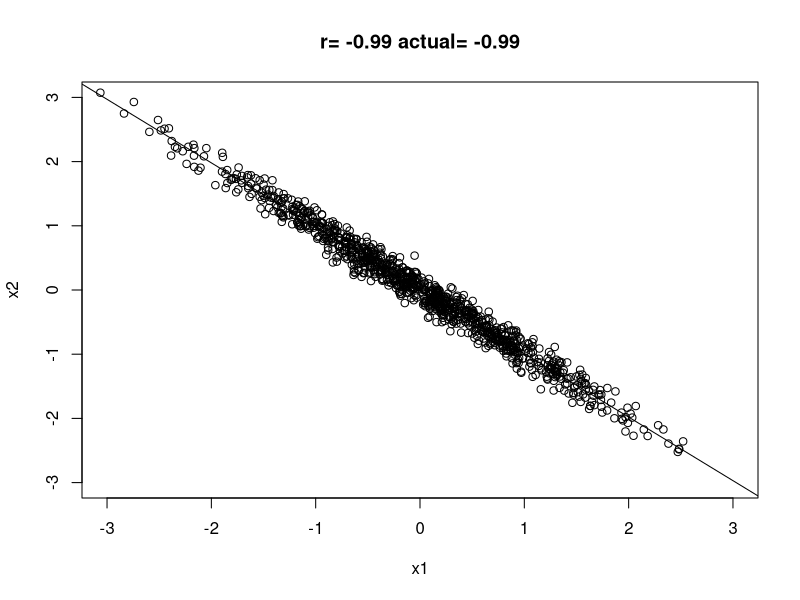
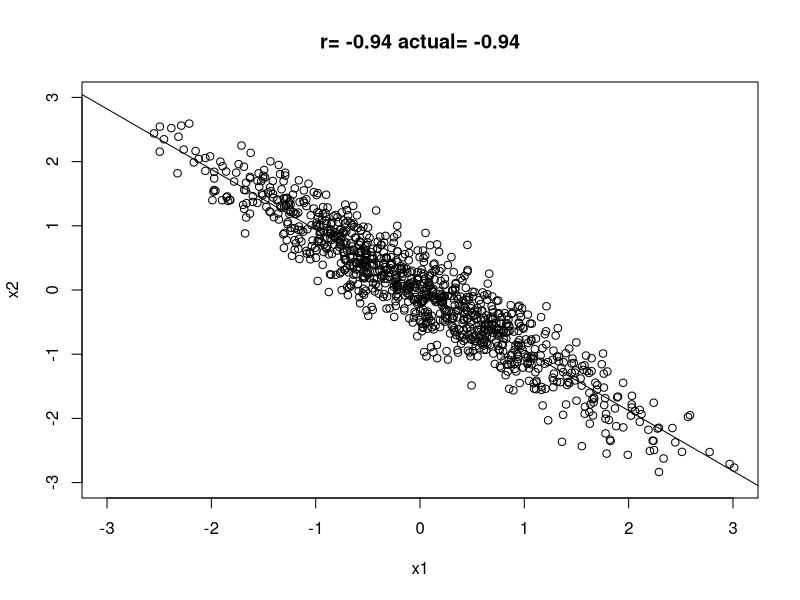
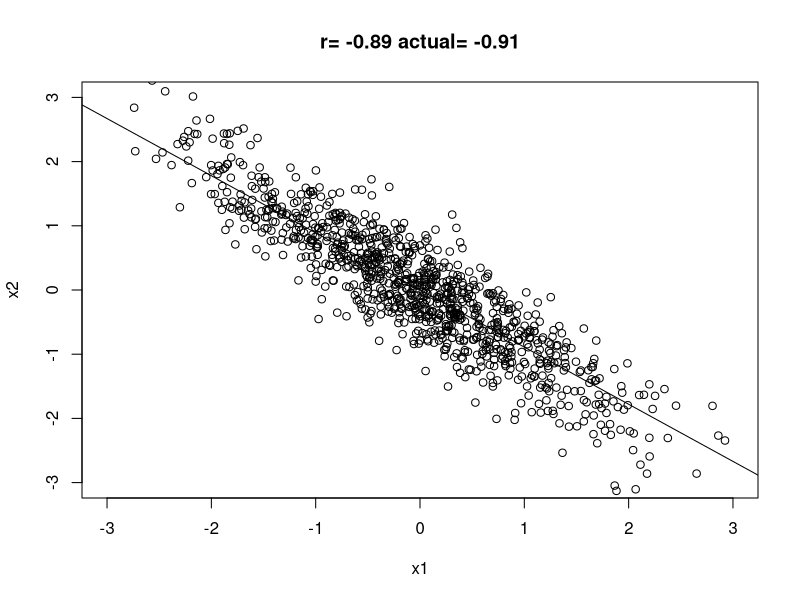
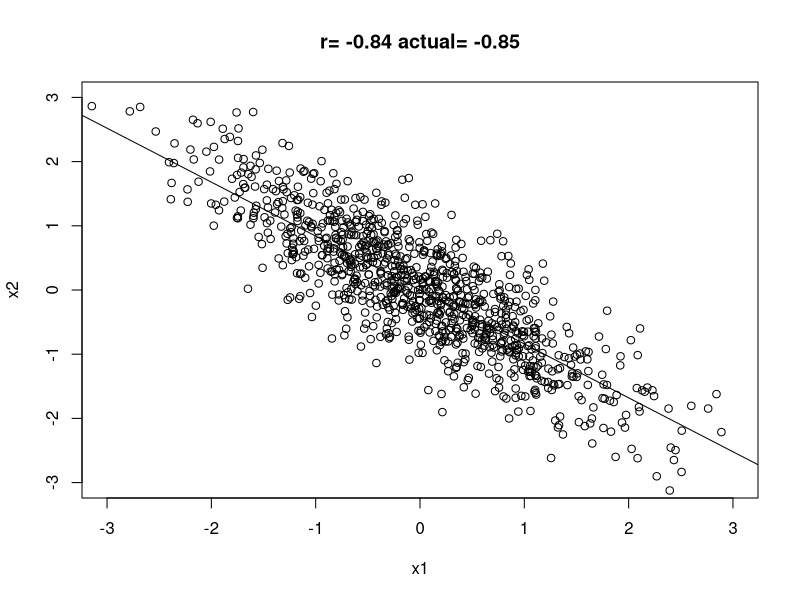
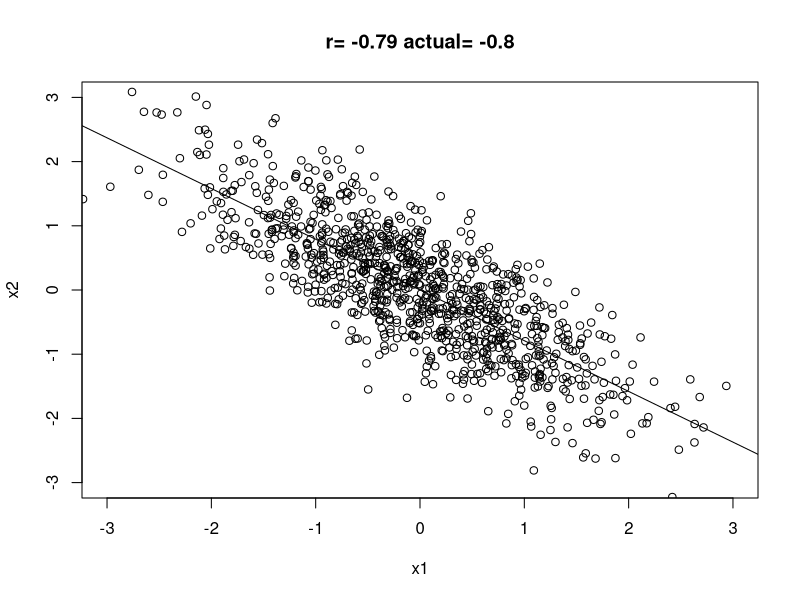
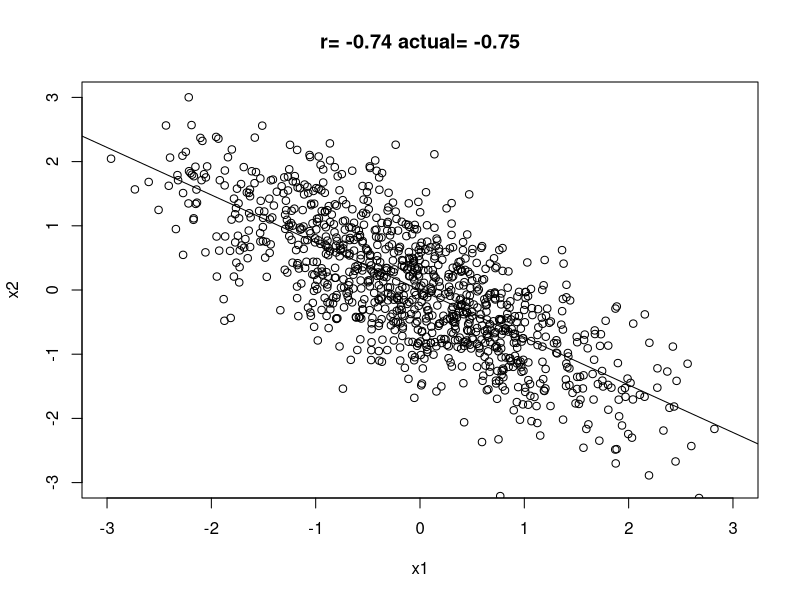
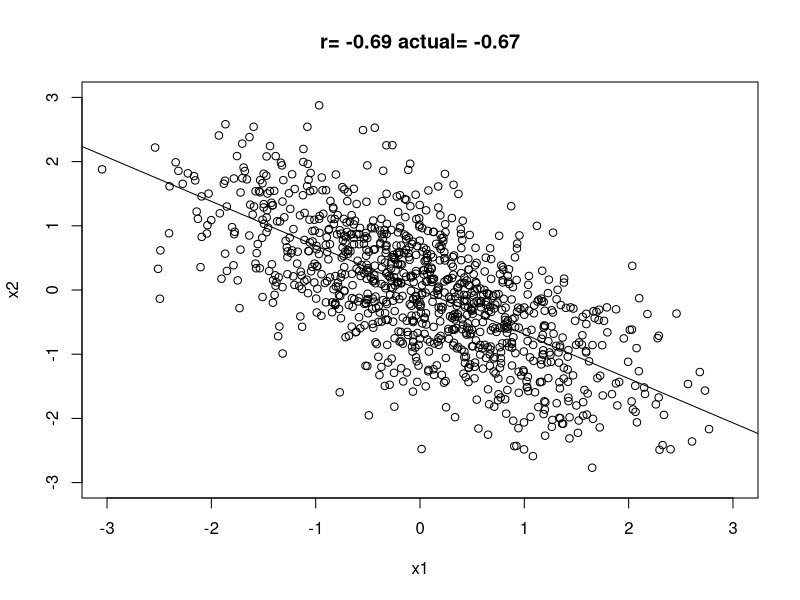
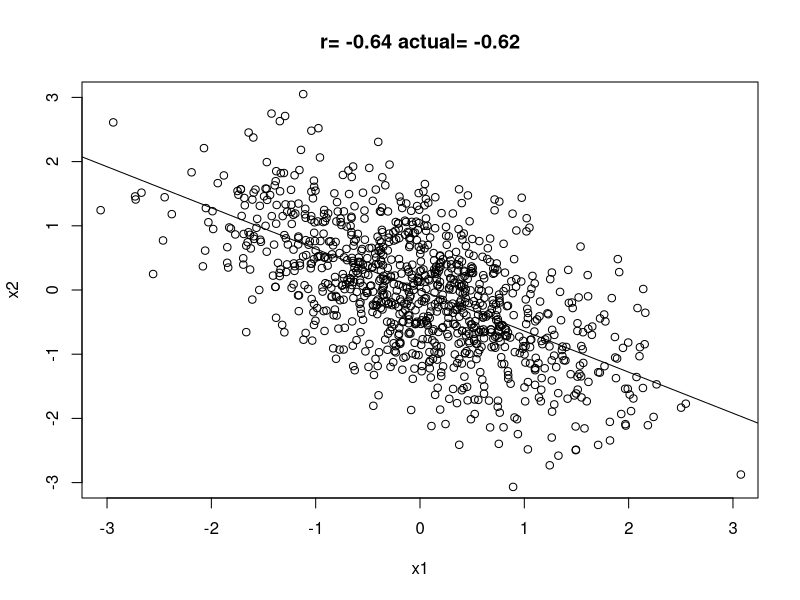

Generate these figures, in order, with R: (Note: this script raises an error after producing the figures.)
### --------------------------------------------------
### Corr example
### --------------------------------------------------


### --------------------------------------------------
### Libraries
### --------------------------------------------------
library(tidyverse)
library(gganimate)
library(transformr)

theme_set(theme_minimal())

### --------------------------------------------------
### No school like the old school
### --------------------------------------------------

### Direct! Quick! I'd do it this way myself if I
### really had no interest in keeping the data or
### saving any of the plots etc etc

r <- seq(-.99, .99, by=.05)

for(i in 1:length(r)){

  u <- matrix(rnorm(2000,0,1), 1000, 2)
  x <- u%*%chol(matrix(c(1, r[i], r[i], 1), 2, 2))

  plot(x[,1], x[,2], xlim=c(-3,3), ylim=c(-3,3),
       xlab="x1", ylab="x2",
       main=paste("r=",round(r[i],2),"actual=", round(cor(x)[1,2],2)))

  abline(0,r[i])

  Sys.sleep(.2)

}

### --------------------------------------------------
### Meanwhile in Tidytown
### --------------------------------------------------

## There's more than one way to do approach it.


### --------------------------------------------------
### 1. Imitating base R a bit
### --------------------------------------------------

## One option is to stick closely to the base
## version, even though ggplot isn't really
## designed for faking animation by repeatedly
## drawing to a live graphics device. Here's
## half a step away from that. The main difference
## is that instead of a loop we use map() to
## feed our vector of r values to functions,
## and we save the data before graphing it.

## A function to make one matrix of data
## Same as Scott's version except we have an
## extra line to convert it to a tibble (a data frame)
## while not being loud about it.
gen_dat <- function(r) {
  u <- matrix(rnorm(2000,0,1), 1000, 2)
  x <- u %*% chol(matrix(c(1, r, r, 1), 2, 2))
  suppressMessages(as_tibble(x, .name_repair = "universal")) %>%
    rename(x = ...1, y = ...2)
}

## Start with a tibble (a data frame) of correlation values and a
## numerical index of the rows
dat <- tibble(r = seq(-.99, .99, by=.01))

## Generate the data
out <- dat %>%
  mutate(ind = seq_along(r)) %>%
  group_by(r) %>%
  mutate(data = map(r, gen_dat),
         actual = map_dbl(data, ~ cor(.$x, .$y)))

## Animate it
p <- out %>%
  unnest(cols = c(data)) %>%
  group_by(ind) %>%
  ggplot(mapping = aes(x = x, y = y, group = ind)) +
  geom_point(pch = 1, color = "gray40") +
  geom_abline(mapping = aes(intercept = 0, slope = r),
              size = 1.1,
              color = "firebrick") +
  scale_x_continuous(limits = c(-3, 3)) +
  scale_y_continuous(limits = c(-3, 3)) +
  transition_manual(ind) +
  labs(x = "x1",
       y = "x2",
       title = "r = {round(out$r[as.integer(current_frame)], 2)},
                actual = {round(out$actual[as.integer(current_frame)], 2)}")

## Save to a single file
animate(p, fps = 25, duration = 30,
        width = 400, height = 400,
        renderer = gifski_renderer(file = "figures/cor.gif"))


### --------------------------------------------------
### 2. Other things we might do
### --------------------------------------------------

## Here the idea is to tidily save all the plots as objects alongside the table of data
## and figure out what to do with them later.
## I'll repeat some code from above here, so that it's self-contained.

## A function to make one matrix of data
## and quietly convert it to a tibble
gen_dat <- function(r) {
  u <- matrix(rnorm(2000,0,1), 1000, 2)
  x <- u %*% chol(matrix(c(1, r, r, 1), 2, 2))
  suppressMessages(as_tibble(x, .name_repair = "universal")) %>%
    rename(x = ...1, y = ...2)
}

## A function that returns a specific plot as an object
gen_plot <- function(.x, slp = r) {
  corval <- round(cor(.x$x, .x$y), 2)
  p <- ggplot(data = .x,
              mapping = aes(x = x, y = y)) +
    geom_point() +
    geom_abline(mapping = aes(intercept = 0,
                              slope = slp),
                color = "orange",
                size = 1.1) +
    labs(x = "x1",
         y = "x2",
         title = paste("Actual =", corval))
  p
}

## A function to print a plot and wait
show_plot <- function(x, sleep = .2){
  print(x)
  Sys.sleep(sleep)
}

## Now we can generate a sequence of r values ...
## We round to avoid the horrors of double precision math errors
## when filtering
dat <- tibble(r = round(seq(-.99, .99, by=.01), 2))

## ... and use map() to feed the functions to each r value, generating
## a list column of simulated data and a list column of plots.
out <- dat %>%
  mutate(data = map(r, gen_dat),
         imgs = map2(data, r, gen_plot))

## Look what we hath wrought
out

## Look at any particular plot
out %>%
  filter(r == 0.62) %>%
  pull(imgs) %>%
  show_plot()

## Or print them all to the graphics device
## Launch an x11() or quartz() window first
## This is ugly and slow though
show_plot(out$imgs)

## Or save them all out to individual files, to look at later
## or process with imagemagick or whatever
## It's map2() and not map() here because we have two things to do
map2(paste0("figures/cors/r_", out$r, ".png"), out$imgs, ggsave)
